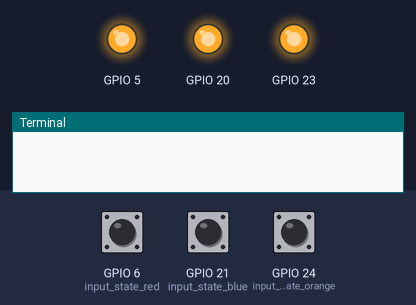
A program run on a simulated Raspberry Pi (BCM pin numbers). Parts: output pins drawn as LEDs (lit = HIGH), the last lines printed to the terminal. Dashed ring = blinking. The test bench sets the inputs (shaded band); at power-on: GPIO 6 (input_state_red) HIGH, GPIO 21 (input_state_blue) HIGH, GPIO 24 (input_state_orange) HIGH. No MQTT or app messages arrive unless stated.

Above: at 1.2 s.
1.3 s: GPIO 6 (input_state_red) pulled LOW for 0.15 s
At 1.65 s:
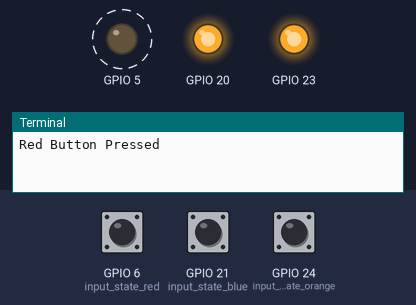
4.4 s: GPIO 21 (input_state_blue) pulled LOW for 3.2 s
At 7.85 s:
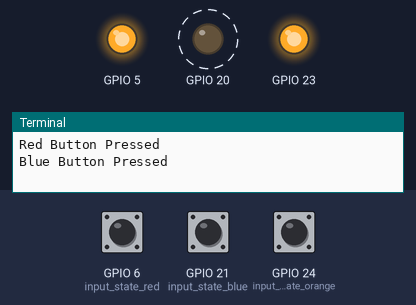
10.6 s: GPIO 24 (input_state_orange) pulled LOW for 3.2 s
At 14.05 s:
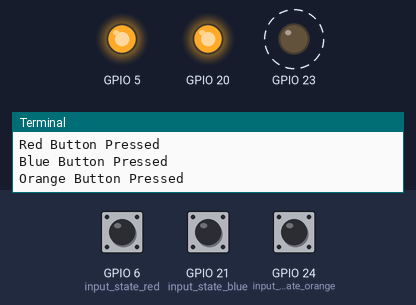
16.8 s: GPIO 6 (input_state_red) pulled LOW for 3.2 s
At 20.55 s:
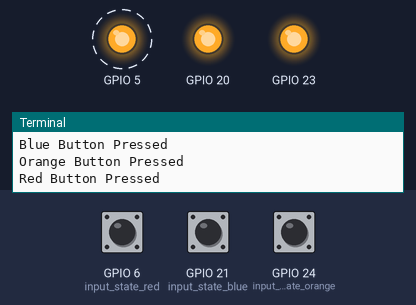
Timing chart, 0 to 22.5 s (numbered marks = the images above; inputs shaded):
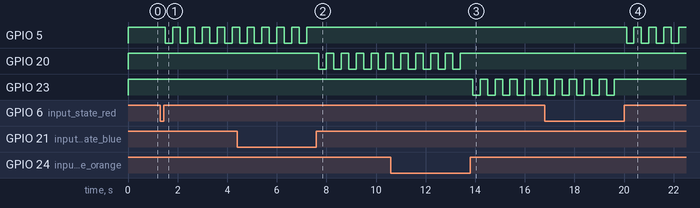

Measured:
- after the input at 1.3 s, GPIO 5: alternates HIGH for 0.30 s and LOW for 0.30 s, starting after 0.20 s
- after the input at 4.4 s, GPIO 20: alternates HIGH for 0.30 s and LOW for 0.30 s, starting after 3.3 s
- after the input at 10.6 s, GPIO 23: alternates HIGH for 0.30 s and LOW for 0.30 s, starting after 3.3 s
- after the input at 16.8 s, GPIO 5: alternates HIGH for 0.30 s and LOW for 0.30 s, starting after 3.3 s

The program:

SendAlert.py
```python
import paho.mqtt.publish as publish
import RPi.GPIO as GPIO
import time

GPIO.setmode(GPIO.BCM)
GPIO.setwarnings(False)

'RED GPIO'
GPIO.setup(6, GPIO.IN, pull_up_down=GPIO.PUD_UP)
GPIO.setup(5, GPIO.OUT)
GPIO.output(5, GPIO.HIGH)

'ORANGE GPIO'
GPIO.setup(24, GPIO.IN, pull_up_down=GPIO.PUD_UP)
GPIO.setup(23, GPIO.OUT)
GPIO.output(23, GPIO.HIGH)

'BLUE GPIO'
GPIO.setup(21, GPIO.IN, pull_up_down=GPIO.PUD_UP)
GPIO.setup(20, GPIO.OUT)
GPIO.output(20, GPIO.HIGH)

hostip="10.95.21.100"

while True:
    'RED'
    input_state_red = GPIO.input(6)
    if input_state_red == False:
        publish.single("notificationAlert", "B8 Assembly 3", hostname=hostip)
        print('Red Button Pressed')
        for x in range(10):
            GPIO.output(5, GPIO.LOW)
            time.sleep(0.3)
            GPIO.output(5, GPIO.HIGH)
            time.sleep(0.3)

    'ORANGE'
    input_state_orange = GPIO.input(24)
    if input_state_orange == False:
        publish.single("notificationAlert", "B8 Assembly 1", hostname=hostip)
        print('Orange Button Pressed')
        for x in range(10):
            GPIO.output(23, GPIO.LOW)
            time.sleep(0.3)
            GPIO.output(23, GPIO.HIGH)
            time.sleep(0.3)
    'BLUE'
    input_state_blue = GPIO.input(21)
    if input_state_blue == False:
        publish.single("notificationAlert", "B8 Assembly 2", hostname=hostip)
        print('Blue Button Pressed')
        for x in range(10):
            GPIO.output(20, GPIO.LOW)
            time.sleep(0.3)
            GPIO.output(20, GPIO.HIGH)
            time.sleep(0.3)
```
